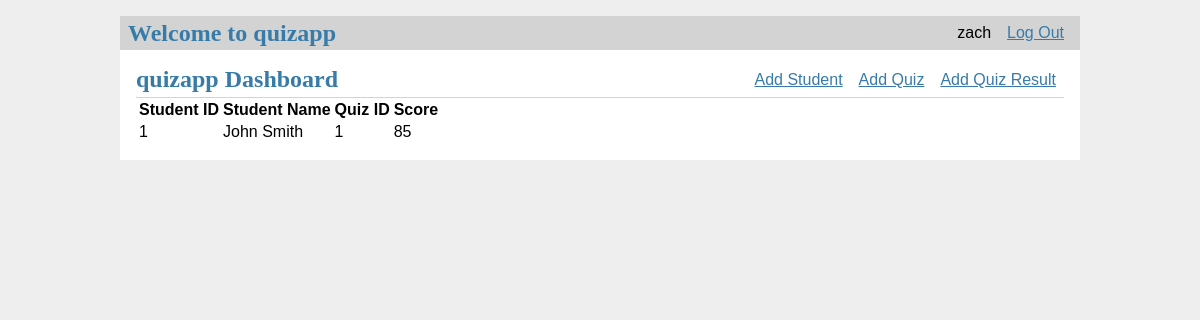
/results/1 (signed in), run on an earlier commit of the app's database.
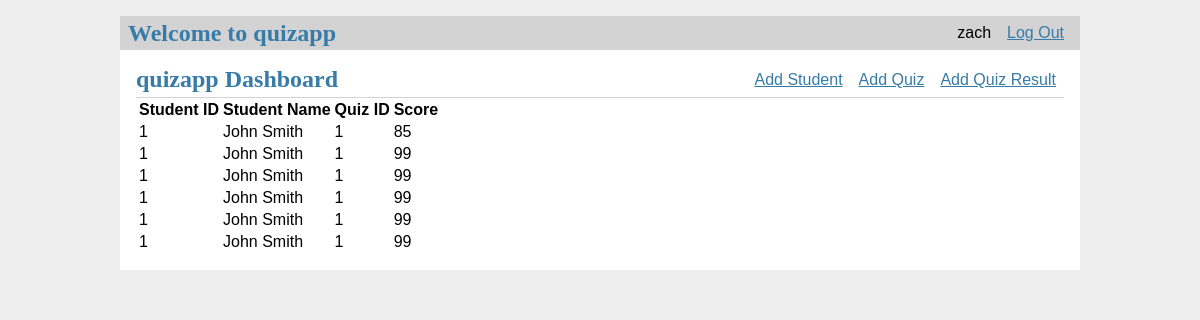
And on a later commit of the database.
### tables this page shows
CREATE TABLE user (
  id INTEGER PRIMARY KEY AUTOINCREMENT,
  username TEXT UNIQUE NOT NULL,
  password TEXT NOT NULL
);

CREATE TABLE quiz_results (
    quiz_id INTEGER NOT NULL,
    student_id INTEGER NOT NULL, 
    student_name TEXT NOT NULL, 
    score INTEGER NOT NULL, 
    FOREIGN KEY (quiz_id) REFERENCES quizzes (quiz_id),
    FOREIGN KEY (student_id) REFERENCES students (id)
    );

### quizapp/dashboard.py (the view)
@bp.route('/results/<int:id>', methods=('GET', 'POST'))
@login_required
def view_results(id):
    results = get_results(id)
    error = None
    if not results:
        error = 'No Results Available'
    if error is not None:
        flash(error)
    return render_template('dashboard/viewresults.html', results=results)

### quizapp/auth.py (called while the page is built)
@bp.before_app_request
def load_logged_in_user():
    user_id = session.get('user_id')
    if user_id is None:
        g.user = None
    else:
        g.user = get_db().execute(
            'SELECT * FROM user WHERE id = ?', (user_id,)
        ).fetchone()

def login_required(view):
    @functools.wraps(view)
    def wrapped_view(**kwargs):
        if g.user is None:
            return redirect(url_for('auth.login'))
        return view(**kwargs)
    return wrapped_view

### quizapp/dashboard.py (called while the page is built)
def get_results(id):
    results = get_db().execute(
        'SELECT quiz_id, student_name, student_id, score'
        ' FROM quiz_results q JOIN students s ON q.student_id = s.id'
        ' WHERE q.student_id = ?',
        (id,)
    ).fetchall()
    return results

### quizapp/db.py (called while the page is built)
def get_db():
    if 'db' not in g:
        g.db = lite.connect(
            current_app.config['DATABASE'],
            detect_types=lite.PARSE_DECLTYPES
        )
        g.db.row_factory = lite.Row
    return g.db

### quizapp/templates/dashboard/viewresults.html
{% extends 'base.html' %}
{% block header %}
  <h1>{% block title %}quizapp Dashboard{% endblock %}</h1>
  {% if g.user %}
    <a class="action" href="/student/add">Add Student</a>
    <a class="action" href="/quiz/add">Add Quiz</a>
    <a class="action" href="/result/add">Add Quiz Result</a>
  {% endif %}
{% endblock %}
{% block content %}
    <table>
        <tr>
            <th>Student ID</th>
            <th>Student Name</th>
            <th>Quiz ID</th>
            <th>Score</th>
        </tr>
        {% for result in results %}
            <tr>
                <td>{{ result['student_id'] }}</td>
                <td>{{ result['student_name'] }}</td>
                <td>{{ result['quiz_id'] }}</td>
                <td>{{ result['score'] }}</td>
            </tr>
        {% endfor %}
    </table>
{% endblock %}

### quizapp/templates/base.html (shortened to what this page needs)
<!doctype html>
<link rel="stylesheet" href="{{ url_for('static', filename='style.css') }}">
<nav>
  <h1>Welcome to quizapp</h1>
  <ul>
    {% if g.user %}
      <li><span>{{ g.user['username'] }}</span>
      <li><a href="{{ url_for('auth.logout') }}">Log Out</a>
    {% else %}
      <li><a href="{{ url_for('auth.register') }}">Register</a>
      <li><a href="{{ url_for('auth.login') }}">Log In</a>
    {% endif %}
  </ul>
</nav>
<section class="content">
  <header>
    {% block header %}{% endblock %}
  </header>
  {% block content %}{% endblock %}
</section>

### quizapp/static/style.css (style rules this page uses)
h1 { font-family: serif; color: #377ba8; margin: 1rem 0; }
a { color: #377ba8; }
nav { background: lightgray; display: flex; align-items: center; padding: 0 0.5rem; }
nav h1 { flex: auto; margin: 0; }
nav ul { display: flex; list-style: none; margin: 0; padding: 0; }
nav ul li a, nav ul li span, header .action { display: block; padding: 0.5rem; }
.content { padding: 0 1rem 1rem; }
.content > header { border-bottom: 1px solid lightgray; display: flex; align-items: flex-end; }
.content > header h1 { flex: auto; margin: 1rem 0 0.25rem 0; }
.content:last-child { margin-bottom: 0; }

What changed in the data, as far as the page shows it:
added quiz_results: student_id "1", student_name "John Smith", quiz_id "1", score "99"
added quiz_results: student_id "1", student_name "John Smith", quiz_id "1", score "99"
added quiz_results: student_id "1", student_name "John Smith", quiz_id "1", score "99"
added quiz_results: student_id "1", student_name "John Smith", quiz_id "1", score "99"
added quiz_results: student_id "1", student_name "John Smith", quiz_id "1", score "99"
